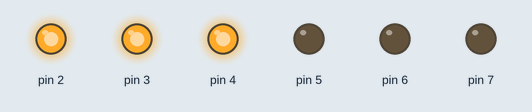
Simulated run of this sketch. Board: Arduino Uno, built with avr-gcc and run on an emulated ATmega328P. Shown: output pins drawn as LEDs (lit = HIGH). Pins used as bus, display or sensor lines are not drawn.

Above: at 0.1 s.
At 9.2 s:
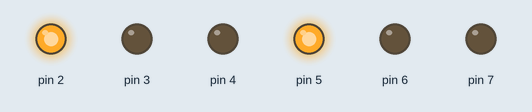
At 13.7 s:
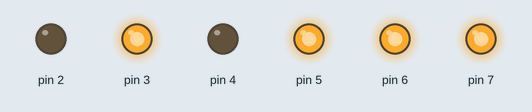
At 18.3 s:
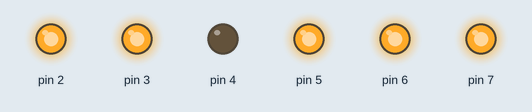
At 27.4 s:
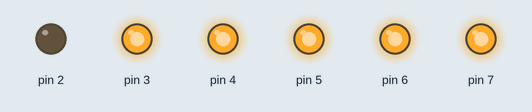
At 36.5 s:
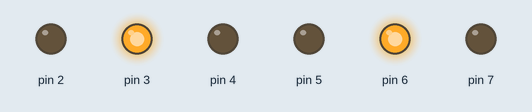
Timing chart, 0 to 38.0 s (numbered marks = the images above):
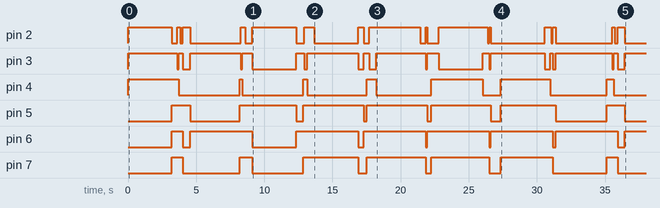

The sketch:

libexpansor_v3.ino
```cpp
// inslude the SPI library:
#include <SPI.h>

int CS = 10;
int Contador=0;
// * CS - to digital pin 10  (SS pin)
//  * SDI - to digital pin 11 (MOSI pin)
//  * CLK - to digital pin 13 (SCK pin)

void setup() {
 pinMode (CS, OUTPUT);
 pinMode (2, OUTPUT);pinMode (3, OUTPUT);pinMode (4, OUTPUT);
 pinMode (5, OUTPUT);pinMode (6, OUTPUT);pinMode (7, OUTPUT);
// SE MANDA LAS TIERRAS DE LA MATRIZ A ALTO
 digitalWrite(2,1);digitalWrite(3,1);digitalWrite(4,1);

 /* C O M I E N Z A R U T I N A  C O N C U B O */
 SPI.begin();
 SPI.setClockDivider(0x07);
 transfer16bitsSPI(0x04, 0x01); //0x0F, 0x55
 transfer16bitsSPI(0x06, 0xFF); //0x0F, 0x55
 transfer16bitsSPI(0x0B,0x55); //0x0B, 0x55
 transfer16bitsSPI(0x0C,0x55); //0x0C, 0x55
 transfer16bitsSPI(0x0D,0x55); //0x0D, 0x55
 transfer16bitsSPI(0x0E,0x55); //0x0E, 0x55
 transfer16bitsSPI(0x0F,0x55); //0x0F, 0x55
 // Endemos todos los leds
 Clearpines();
}

void loop()
{

 int retraso=100;
 for(int k=0; k<=3; k++){
    for(int i=0; i<=15; i++){
        writeCube(i,k, 1);
        delay(50);
    }//for i=0:15
 }//for k=0:3
Minicube();
for(int k=0; k<=3; k++){
  int CAPA;
 transfer16bitsSPI(0x54,0xFF);
 transfer16bitsSPI(0x4C,0xFF);
 CAPA=k+0x3C;
 transfer16bitsSPI(0x5C,0x0F);
 transfer16bitsSPI(CAPA,0x00);
delay(retraso);
}
 Minicube();
 transfer16bitsSPI(0x5C,0x00);
 transfer16bitsSPI(0x54,0x00);
 transfer16bitsSPI(0x4C,0x00);


 transfer16bitsSPI(0x4C,0x0F);
 delay(retraso);
 transfer16bitsSPI(0x4C,0x00);
 Minicube();
 transfer16bitsSPI(0x4C,0xF0);
 delay(retraso);
 transfer16bitsSPI(0x4C,0x00);
  Minicube();
 transfer16bitsSPI(0x54,0x0F);
 delay(retraso);
 transfer16bitsSPI(0x54,0x00);

 transfer16bitsSPI(0x54,0xF0);
 delay(retraso);
 transfer16bitsSPI(0x54,0x00);
 Minicube();
// SECUENCIA 4

 for(int i;i <= 100;i++){
   for (int k=0;k<=3;k++){
    int CAPA;
    transfer16bitsSPI(0x54,0xFF);
    transfer16bitsSPI(0x4C,0xFF);
    //delayMicroseconds(800);
    delay(1);
    CAPA=k+0x3C;
    transfer16bitsSPI(0x5C,0x0F);
    transfer16bitsSPI(CAPA,0x00);
   }
 }

Minicube();
}// Loop

//  -----------  SUBRUTINAS    --------------------------------

void writeCube(int LED, int CAPA, boolean EDO){
  CAPA=CAPA+0x3C;
 transfer16bitsSPI(0x5C,0x0F);
  //if(LED >= 0 && LED <= 7)
 transfer16bitsSPI(0x4C,0x00);
 //if(LED >= 8 && LED <= 15)
 transfer16bitsSPI(0x54,0x00);
 //Cambio de led
 transfer16bitsSPI(CAPA,0x00);
 writepinExt(LED,EDO);
}

//Esta funcion recibe las siguientes restricciones
// Valor del pin de 1 a 20
// Valor de Edo "0" o "1"
void writepinExt(int Pin,boolean Edo)
{
Pin=Pin+0x2C;
if (Pin <= 0x3F)
{transfer16bitsSPI(Pin,Edo);}
else
{transfer16bitsSPI(0x4C,0x55);}
}
//  ------------ LIMPIA LOS PINES LOS MANDA TODOS A CERO  ----------------
void Clearpines(){
transfer16bitsSPI(0x4C,0x00);
transfer16bitsSPI(0x54,0x00);
transfer16bitsSPI(0x5C,0x00);
}

//-----------------------  Escribe en el IC MAX7301 por SPI  -------------
void transfer16bitsSPI(int commandbyte,int databyte)
{
 digitalWrite(CS,LOW);
 SPI.transfer(commandbyte);
 SPI.transfer(databyte);
 digitalWrite(CS,HIGH);
 }


void Minicube(){
switch(Contador){
  case 0:
  digitalWrite(2,0);digitalWrite(3,1);digitalWrite(4,1);
  digitalWrite(5,1);digitalWrite(6,1);digitalWrite(7,1);
  break;
  case 1:
  digitalWrite(2,1);digitalWrite(3,0);digitalWrite(4,1);
  digitalWrite(5,1);digitalWrite(6,1);digitalWrite(7,1);
  break;
  case 2:
  digitalWrite(2,1);digitalWrite(3,1);digitalWrite(4,0);
  digitalWrite(5,1);digitalWrite(6,1);digitalWrite(7,1);
  break;
  case 3:
  digitalWrite(2,0);digitalWrite(3,1);digitalWrite(4,0);
  digitalWrite(5,1);digitalWrite(6,1);digitalWrite(7,1);
  break;
  case 4:
  digitalWrite(2,1);digitalWrite(3,0);digitalWrite(4,0);
  digitalWrite(5,1);digitalWrite(6,0);digitalWrite(7,0);
  break;
  case 5:
  digitalWrite(2,0);digitalWrite(3,1);digitalWrite(4,0);
  digitalWrite(5,0);digitalWrite(6,1);digitalWrite(7,0);
  break;
  case 6 :
  digitalWrite(2,0);digitalWrite(3,1);digitalWrite(4,0);
  digitalWrite(5,0);digitalWrite(6,1);digitalWrite(7,0);
  break;
  default:
  digitalWrite(2,0);digitalWrite(3,1);digitalWrite(4,0);
  digitalWrite(5,0);digitalWrite(6,1);digitalWrite(7,0);
}
Contador=Contador+1;
if (Contador >=7)
{Contador=0;}

}
```

Measured:
- by itself, pin 2: HIGH → LOW at 3.2 s, → HIGH 0.40 s later, → LOW 0.20 s later, → HIGH 0.20 s later, … (29 changes in this stretch)
- by itself, pin 3: HIGH → LOW at 3.6 s, → HIGH 0.10 s later, → LOW 0.30 s later, → HIGH 0.53 s later, … (28 changes in this stretch)
- by itself, pin 4: HIGH → LOW at 3.7 s, → HIGH 4.5 s later, → LOW 0.20 s later, → HIGH 4.5 s later, … (13 changes in this stretch)
- by itself, pin 5: LOW → HIGH at 3.2 s, → LOW 1.3 s later, → HIGH 3.6 s later, → LOW 4.2 s later, … (14 changes in this stretch)
- by itself, pin 6: LOW → HIGH at 3.2 s, → LOW 0.80 s later, → HIGH 0.53 s later, → LOW 4.6 s later, … (15 changes in this stretch)
- by itself, pin 7: LOW → HIGH at 3.2 s, → LOW 0.80 s later, → HIGH 4.2 s later, → LOW 0.93 s later, … (14 changes in this stretch)
